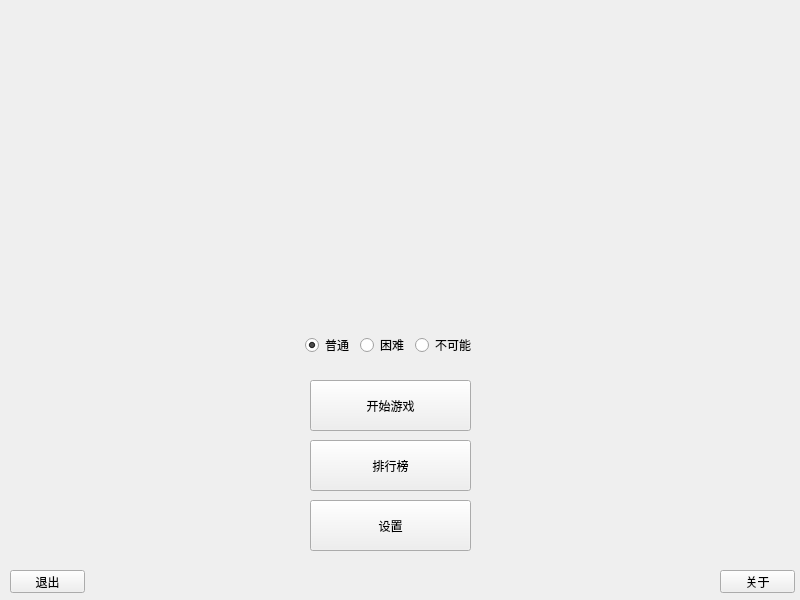
<?xml version="1.0" encoding="UTF-8"?>
<ui version="4.0">
 <class>MainWindow</class>
 <widget class="QMainWindow" name="MainWindow">
  <property name="geometry">
   <rect>
    <x>0</x>
    <y>0</y>
    <width>800</width>
    <height>600</height>
   </rect>
  </property>
  <property name="windowTitle">
   <string>MainWindow</string>
  </property>
  <property name="styleSheet">
   <string notr="true"/>
  </property>
  <widget class="QWidget" name="mwidget">
   <property name="styleSheet">
    <string notr="true"/>
   </property>
   <widget class="QPushButton" name="btnGame">
    <property name="geometry">
     <rect>
      <x>310</x>
      <y>380</y>
      <width>161</width>
      <height>51</height>
     </rect>
    </property>
    <property name="text">
     <string>开始游戏</string>
    </property>
   </widget>
   <widget class="QPushButton" name="btnRank">
    <property name="geometry">
     <rect>
      <x>310</x>
      <y>440</y>
      <width>161</width>
      <height>51</height>
     </rect>
    </property>
    <property name="text">
     <string>排行榜</string>
    </property>
   </widget>
   <widget class="QPushButton" name="btnConfig">
    <property name="geometry">
     <rect>
      <x>310</x>
      <y>500</y>
      <width>161</width>
      <height>51</height>
     </rect>
    </property>
    <property name="text">
     <string>设置</string>
    </property>
   </widget>
   <widget class="QPushButton" name="btnAbout">
    <property name="geometry">
     <rect>
      <x>720</x>
      <y>570</y>
      <width>75</width>
      <height>23</height>
     </rect>
    </property>
    <property name="text">
     <string>关于</string>
    </property>
   </widget>
   <widget class="QWidget" name="picwidget" native="true">
    <property name="geometry">
     <rect>
      <x>20</x>
      <y>30</y>
      <width>755</width>
      <height>280</height>
     </rect>
    </property>
    <property name="styleSheet">
     <string notr="true">#picwidget{border-image:url(:/images/mainwindow/test1.png)}</string>
    </property>
   </widget>
   <widget class="QPushButton" name="btnQuit">
    <property name="geometry">
     <rect>
      <x>10</x>
      <y>570</y>
      <width>75</width>
      <height>23</height>
     </rect>
    </property>
    <property name="text">
     <string>退出</string>
    </property>
   </widget>
   <widget class="QWidget" name="horizontalLayoutWidget">
    <property name="geometry">
     <rect>
      <x>250</x>
      <y>320</y>
      <width>281</width>
      <height>51</height>
     </rect>
    </property>
    <layout class="QHBoxLayout" name="DifficultyLayout">
     <item>
      <spacer name="horizontalSpacer">
       <property name="orientation">
        <enum>Qt::Horizontal</enum>
       </property>
       <property name="sizeHint" stdset="0">
        <size>
         <width>40</width>
         <height>20</height>
        </size>
       </property>
      </spacer>
     </item>
     <item>
      <widget class="QRadioButton" name="rbtnEasy">
       <property name="text">
        <string>普通</string>
       </property>
       <property name="checked">
        <bool>true</bool>
       </property>
      </widget>
     </item>
     <item>
      <widget class="QRadioButton" name="rbtnNormal">
       <property name="text">
        <string>困难</string>
       </property>
       <property name="checked">
        <bool>false</bool>
       </property>
      </widget>
     </item>
     <item>
      <widget class="QRadioButton" name="rbtnHard">
       <property name="text">
        <string>不可能</string>
       </property>
      </widget>
     </item>
     <item>
      <spacer name="horizontalSpacer_2">
       <property name="orientation">
        <enum>Qt::Horizontal</enum>
       </property>
       <property name="sizeHint" stdset="0">
        <size>
         <width>40</width>
         <height>20</height>
        </size>
       </property>
      </spacer>
     </item>
    </layout>
   </widget>
  </widget>
 </widget>
 <resources/>
 <connections/>
</ui>
